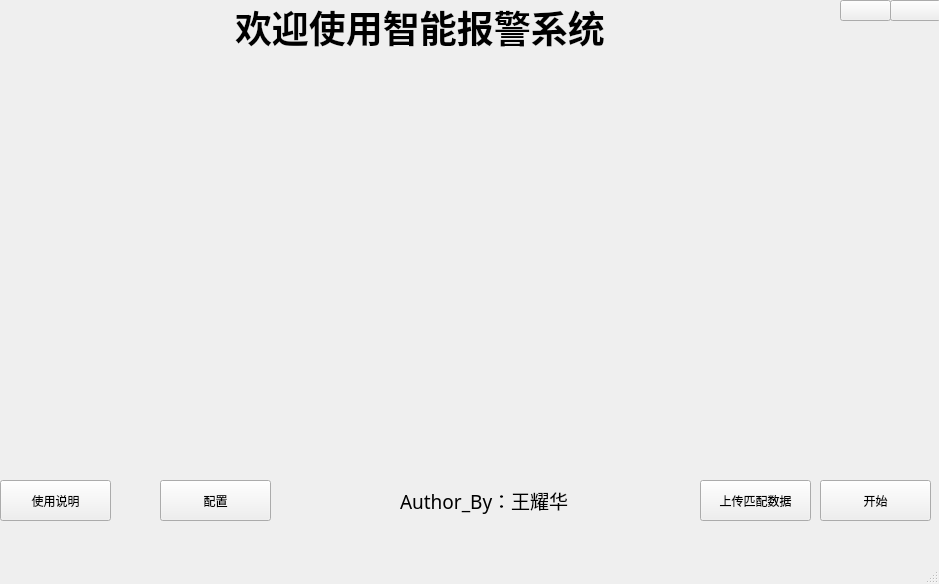
<?xml version="1.0" encoding="UTF-8"?>
<ui version="4.0">
 <class>mainwindow</class>
 <widget class="QMainWindow" name="mainwindow">
  <property name="geometry">
   <rect>
    <x>0</x>
    <y>0</y>
    <width>939</width>
    <height>584</height>
   </rect>
  </property>
  <property name="windowTitle">
   <string>MainWindow</string>
  </property>
  <property name="styleSheet">
   <string notr="true">#mainwindow {border-image: url(:/we/welcome.jpg);}</string>
  </property>
  <widget class="QWidget" name="BBB">
   <property name="styleSheet">
    <string notr="true">#BBB {border-image: url(:/we/welcome.jpg);}</string>
   </property>
   <widget class="QPushButton" name="ReadMe">
    <property name="geometry">
     <rect>
      <x>0</x>
      <y>480</y>
      <width>111</width>
      <height>41</height>
     </rect>
    </property>
    <property name="text">
     <string>使用说明</string>
    </property>
   </widget>
   <widget class="QPushButton" name="Upload">
    <property name="geometry">
     <rect>
      <x>700</x>
      <y>480</y>
      <width>111</width>
      <height>41</height>
     </rect>
    </property>
    <property name="text">
     <string>上传匹配数据</string>
    </property>
   </widget>
   <widget class="QPushButton" name="Config">
    <property name="geometry">
     <rect>
      <x>160</x>
      <y>480</y>
      <width>111</width>
      <height>41</height>
     </rect>
    </property>
    <property name="text">
     <string>配置</string>
    </property>
   </widget>
   <widget class="QPushButton" name="Start">
    <property name="geometry">
     <rect>
      <x>820</x>
      <y>480</y>
      <width>111</width>
      <height>41</height>
     </rect>
    </property>
    <property name="text">
     <string>开始</string>
    </property>
   </widget>
   <widget class="QLabel" name="author">
    <property name="geometry">
     <rect>
      <x>400</x>
      <y>480</y>
      <width>191</width>
      <height>41</height>
     </rect>
    </property>
    <property name="font">
     <font>
      <family>Agency FB</family>
      <pointsize>14</pointsize>
     </font>
    </property>
    <property name="text">
     <string>Author_By：王耀华</string>
    </property>
   </widget>
   <widget class="QPushButton" name="ui_exit">
    <property name="geometry">
     <rect>
      <x>890</x>
      <y>0</y>
      <width>51</width>
      <height>21</height>
     </rect>
    </property>
    <property name="styleSheet">
     <string notr="true">#ui_exit {border-image: url(:/we/close.png);}</string>
    </property>
    <property name="text">
     <string/>
    </property>
    <property name="flat">
     <bool>false</bool>
    </property>
   </widget>
   <widget class="QPushButton" name="ui_hit">
    <property name="geometry">
     <rect>
      <x>840</x>
      <y>0</y>
      <width>51</width>
      <height>21</height>
     </rect>
    </property>
    <property name="styleSheet">
     <string notr="true">#ui_hit {border-image: url(:/we/min.png);}</string>
    </property>
    <property name="text">
     <string/>
    </property>
   </widget>
   <widget class="QLabel" name="Welcome_tite">
    <property name="geometry">
     <rect>
      <x>235</x>
      <y>1</y>
      <width>480</width>
      <height>52</height>
     </rect>
    </property>
    <property name="font">
     <font>
      <family>华文楷体</family>
      <pointsize>28</pointsize>
      <weight>75</weight>
      <bold>true</bold>
     </font>
    </property>
    <property name="text">
     <string>欢迎使用智能报警系统</string>
    </property>
   </widget>
   <zorder>ReadMe</zorder>
   <zorder>Upload</zorder>
   <zorder>Config</zorder>
   <zorder>Start</zorder>
   <zorder>ui_hit</zorder>
   <zorder>ui_exit</zorder>
   <zorder>Welcome_tite</zorder>
   <zorder>author</zorder>
  </widget>
  <widget class="QMenuBar" name="menubar">
   <property name="geometry">
    <rect>
     <x>0</x>
     <y>0</y>
     <width>939</width>
     <height>26</height>
    </rect>
   </property>
  </widget>
  <widget class="QStatusBar" name="statusbar"/>
 </widget>
 <resources>
  <include location="../fina/welcome.qrc"/>
 </resources>
 <connections>
  <connection>
   <sender>ui_exit</sender>
   <signal>clicked()</signal>
   <receiver>mainwindow</receiver>
   <slot>close()</slot>
   <hints>
    <hint type="sourcelabel">
     <x>919</x>
     <y>45</y>
    </hint>
    <hint type="destinationlabel">
     <x>894</x>
     <y>91</y>
    </hint>
   </hints>
  </connection>
  <connection>
   <sender>ui_hit</sender>
   <signal>clicked()</signal>
   <receiver>mainwindow</receiver>
   <slot>showMinimized()</slot>
   <hints>
    <hint type="sourcelabel">
     <x>857</x>
     <y>40</y>
    </hint>
    <hint type="destinationlabel">
     <x>858</x>
     <y>140</y>
    </hint>
   </hints>
  </connection>
 </connections>
</ui>
